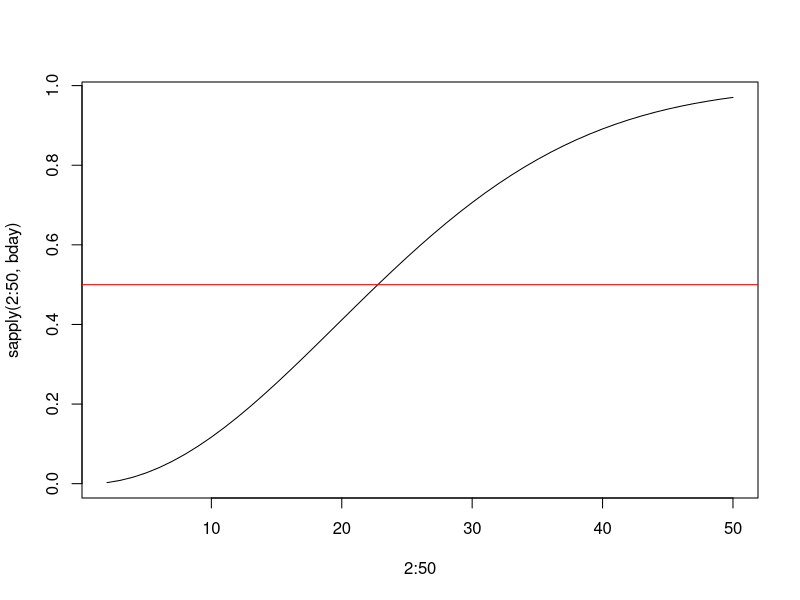
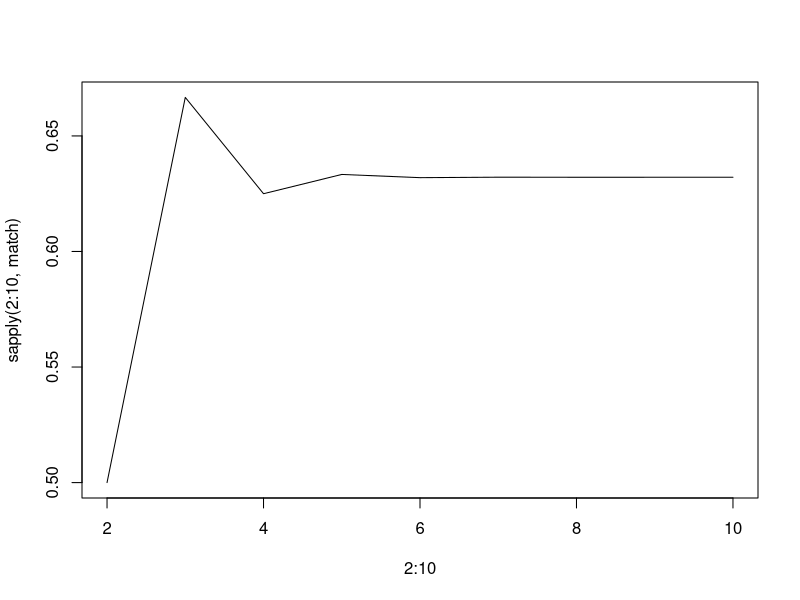

Write R code to recreate these figures, in order.
## birthday problem

bday <- function(n){
  bday <- 1
  nm1 <- n - 1
  for(j in 1:nm1){
    bday <- bday*((365-j)/365)
  }
  bday <- 1 - bday
  return(bday)
}

bday(23)

plot(2:50, sapply(2:50, bday), type = 'l')
abline(h = 0.5, col = 'red')

## matching problem

match <- function(n){
  series <- (-1)^(0:n)/factorial(0:n)
  prob <- 1 - sum(series)
  return(prob)
}


plot(2:10, sapply(2:10, match), type = 'l')
